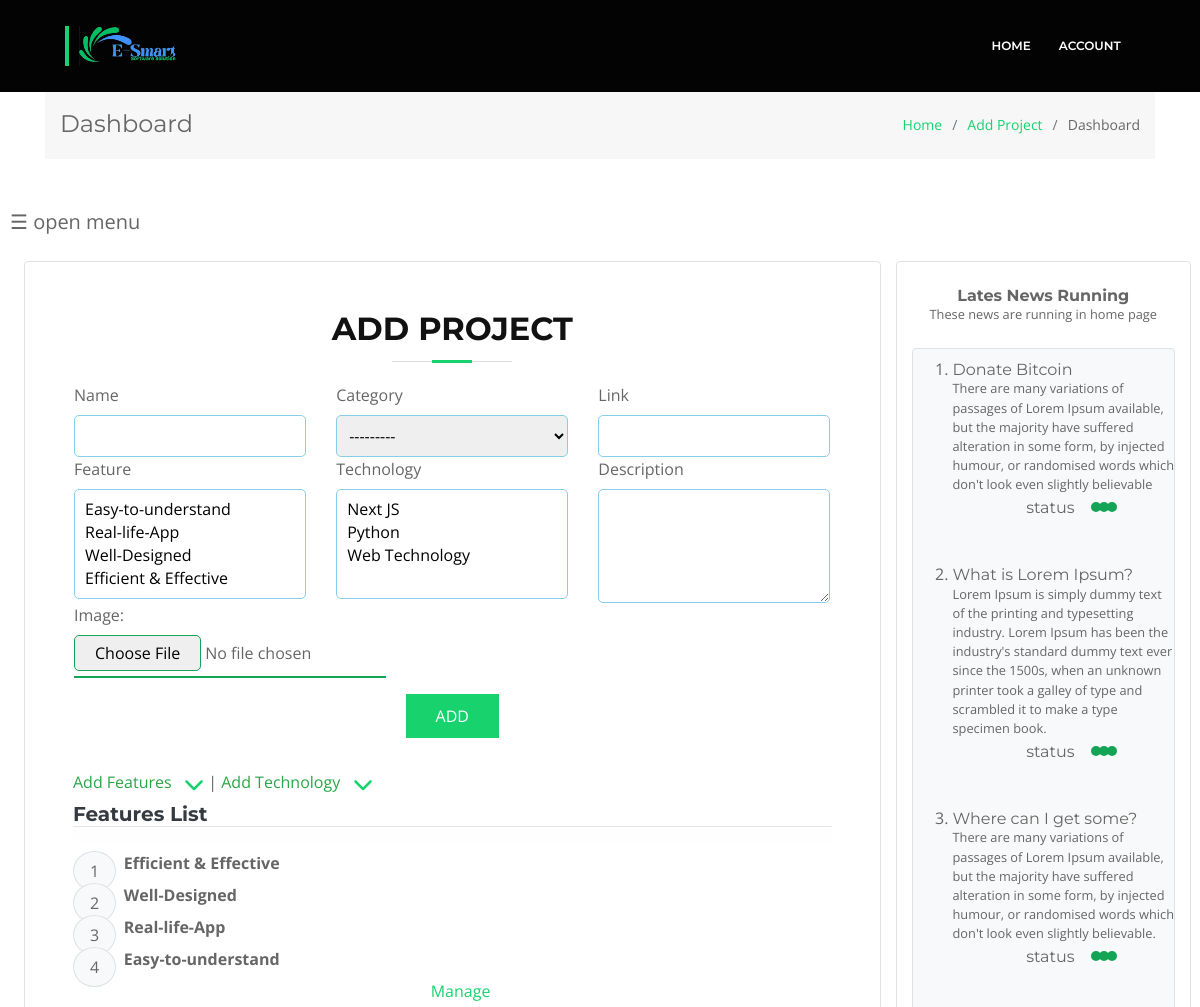
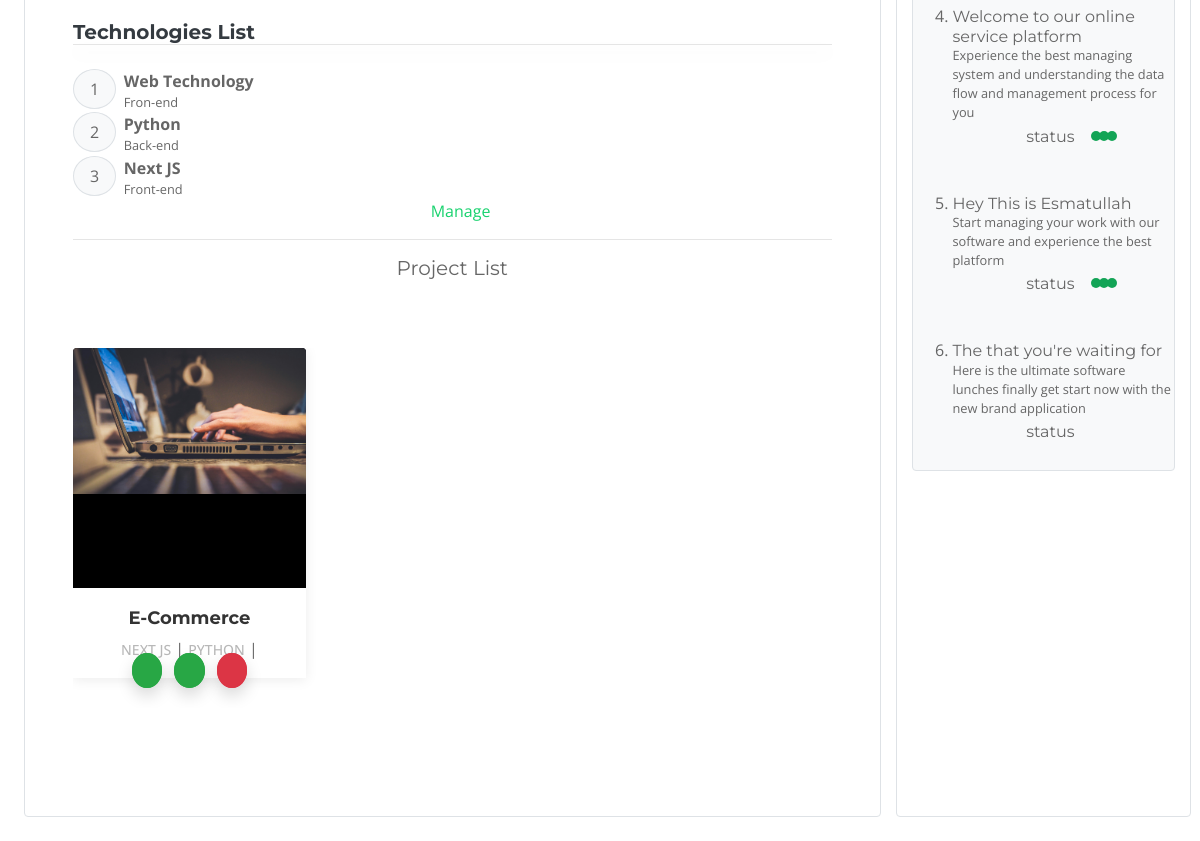
/dashboard/route/5, run on the app's committed database (2 pictures, top to bottom).
### blog/models.py (models this page shows, shortened)
class Feature(models.Model):
    name = models.CharField(max_length=100)
    def __str__(self):
        return self.name

class Technology(models.Model):
    name = models.CharField(max_length=100)
    type = models.CharField(max_length=100)
    def __str__(self):
        return self.name

class ProjectImage(models.Model):
    project = models.ForeignKey(Project, null=True, blank=True, on_delete=models.CASCADE)
    image = models.ImageField(default='default.jpg', upload_to="project_images")

class Project(models.Model):
    CATEGORY_CHOICES = [
        ('Business','Business'),
        ('Education','Education'),
        ('Social','Social'),
        ('Organization','Organization'),
    ]
    name = models.CharField(max_length=250)
    description = models.TextField(max_length=500)
    category = models.CharField(max_length=100, choices=CATEGORY_CHOICES)
    technology = models.ManyToManyField(Technology)
    feature = models.ManyToManyField(Feature)
    link = models.URLField()
    created_at = models.DateTimeField(auto_now=True)

class News(models.Model):
    headline = models.CharField(max_length=150)
    body_text = models.TextField(max_length=300)
    created_at = models.DateTimeField(auto_now=True)

### blog/views.py (the view)
# urls.py: path('dashboard/route/<flag>', views.dashboardRoute, name='dashboardRoute'),
def dashboardRoute(request, flag):
    contact_form = None
    skill_form = None
    skills = None
    info = None
    queries = None
    team_form = None
    team_member = None
    news_form = None
    news = News.objects.all().order_by('-created_at')
    project_form = None
    feature_form = None
    technology_form = None
    image_form = None
    features = None
    technologies = None
    project  = None
    user = None
    if flag == '1':
        contact_form = ContactForm()
        info = Contact.objects.all()
        flag = flag
    elif flag == '2':
        skill_form = SkillForm()
        skills = Skill.objects.all()
        print("HELLO")
        flag = flag
    elif flag == '3':
        queries = Query.objects.all().order_by('-id')
        flag = flag
    elif flag == '4':
        team_form = TeamForm()
        team_member = Team.objects.all()
        flag = flag
    elif flag == '5':
        flag == flag
        project_form = ProjectForm()
        feature_form = FeatureForm()
        technology_form = TechnologyForm()
        image_form = ProjectImageForm()
        features = Feature.objects.all().order_by("-id")
        technologies = Technology.objects.all().order_by("-id")
        project = Project.objects.all().order_by('-created_at')[:5]
    elif flag == '6':
        news_form = NewsForm()
        flag == flag
    elif flag == '7':
        user = User.objects.all()
        flag = flag
    context = {
        'users':user,
        'skill_form':skill_form,
        'contact_form':contact_form,
        'info':info,
        'skills':skills,
        'flag':flag,
        'queries':queries,
        'team_form':team_form,
        'team_member':team_member,
        'news_form':news_form,
        'news':news,
        'project_form':project_form,
        'feature_form':feature_form,
        'technology_form':technology_form,
        'image_form':image_form,
        'features':features,
        'technologies':technologies,
        'project':project,
    }
    return render(request, 'admin/dashboard.html', context)

### blog/forms.py
class ProjectForm(forms.ModelForm):
    class Meta:
        model = Project
        fields = ['name','category','link','feature','technology','description']
        widgets = {
            'technology': forms.SelectMultiple(attrs={'multiple':'multiple'}),
            'feature': forms.SelectMultiple(attrs={'multiple':'multiple'}),
            'description':forms.Textarea(attrs={'rows':4})
        }

class FeatureForm(forms.ModelForm):
    class Meta:
        model = Feature
        fields = "__all__"
        exclude = ("project",)
        widgets = {
            'name':forms.TextInput(attrs={
                'class':'form-control shadow-none mt-0',
                'placeholder':'Enter features..'
                })
        }

### templates/admin/dashboard.html (shortened to what this page needs)
{% load static %}
{% include '../links/link.html' %}
{% include '../forms/sub-header.html' %}
<div class="container">
   <section class="breadcrumbs">
    <div class="container">
      <div class="d-flex justify-content-between align-items-center">
        <h2>Dashboard</h2>
        <ol>
          <li><a href="{%  url 'index' %}">Home</a></li>
          <li><a href="{% url 'add_project' %}">Add Project</a></li>
          <li>Dashboard</li>
        </ol>
      </div>
    </div>
  </section>
</div>
<div class="">
    <span style="font-size:20px;cursor:pointer;margin-left: 10px;" onclick="openNav()">&#9776; open menu</span>
    <section id="main-section" class="p-4">
        <div class="row">
            <div class="col-md-9 col-lg-9 col-sm-12">
            {% if flag == '1' %}
            {% include 'admin/contact.html' %}
            {% elif flag == '2' %}
            {% include 'admin/skill.html' %}
            {% elif flag == '3' %}
            {% include 'admin/query.html' %}
            {% elif flag == '4' %}
            {% include 'admin/add_team.html' %}
            {% elif flag == '5' %}
            {% include 'admin/add_project_form.html' %}
            {% elif flag == '6' %}
            {% include 'admin/publish_news.html' %}
            {% elif flag == '7' %}
            {% include 'admin/manage_user.html' %}
            {% endif %}
            </div>
            <div class="col-md-3 col-lg-3 col-sm-12 bg-white border rounded ">
                <div class="py-4 text-center ">
                    <h6 class="font-weight-bold p-0 m-0">
                        Lates News Running
                    </h6>
                    <small>These news are running in home page </small>
                </div>
                {% if news %}
                    <ol class="bg-light border rounded py-2">
                    {% for new in news %}
                    <li>
                        <h6 class="p-0 m-0">{{new.headline}}</h6>
                        <small>{{new.body_text}}</small>
                        <h5>
                            <a href="{% url 'delete_news' new.id %}" class="confirm-delete">
                                <i class="icofont-ui-delete mr-3 text-danger"></i>
                            </a>
                            <a href="{% url 'update_news' new.id %}"><i class="icofont-law-document"></i></a>
                            <small class="ml-3 mr-2">status</small>
                            {% if not forloop.counter > 5 %}
                            <div class="typing d-inline px-5">
                                <span class="m-2"></span>
                                <span class="my-2 mx-3"></span>
                                <span class="my-2 ml-4"></span>
                            </div>
                            {% else %}
                            <div class="d-inline">
                                <i class="icofont-spinner-alt-3"></i>
                            </div>
                            {% endif %}
                        </h5>
                    </li>
                    {% endfor %}
                    </ol>
                {% endif %}
            </div>
        </div>
    </section>
</div>

### templates/admin/add_project_form.html (shortened to what this page needs)
{% load static %}
{% include '../links/link.html' %}
{% include '../forms/sub-header.html' %}
<section class="rounded border p-5">
    <div class="section-header mb-3">
        <h3>Add Project</h3>
    </div>
    <div class="row">
        <form action="{% url 'add_project' %}" enctype="multipart/form-data" method="POST" class="px-3 w-full" >
            <div class="row">
            {% for field in project_form %}
            <div class="col-lg-4 col-md-4 col-sm-12">
                <label>{{field.label}}</label>
                {{field}}
            </div>
            {% endfor %}
            </div>
            {{image_form}}
            <div class="text-center my-3">
                <button type="submit">ADD</button>
            </div>
        </form>
    </div>
    <div>
        <span class="feature-opener cursor-pointer text-success">Add Features &nbsp;
            <svg xmlns="http://www.w3.org/2000/svg" height="20" width="20" id="svgRotate"
                viewBox="0 0 512 512">
                <path fill="#18d26e"
                d="M233.4 406.6c12.5 12.5 32.8 12.5 45.3
                0l192-192c12.5-12.5 12.5-32.8 0-45.3s-32.8-12.5-45.3
                0L256 338.7 86.6 169.4c-12.5-12.5-32.8-12.5-45.3 0s-12.5 32.8 0 45.3l192 192z"/>
            </svg>
        </span> |
        <span class="technology-opener cursor-pointer text-success">Add Technology &nbsp;
            <svg xmlns="http://www.w3.org/2000/svg" height="20" width="20" id="svgRotatet"
                viewBox="0 0 512 512">
                <path fill="#18d26e"
                d="M233.4 406.6c12.5 12.5 32.8 12.5 45.3
                0l192-192c12.5-12.5 12.5-32.8 0-45.3s-32.8-12.5-45.3
                0L256 338.7 86.6 169.4c-12.5-12.5-32.8-12.5-45.3 0s-12.5 32.8 0 45.3l192 192z"/>
            </svg>
        </span>
    </div>
    <div class="pt-2">
        <h5 class="font-weight-bold text-dark m-0 p-0">Features List</h5>
    </div>
    {% if features %}
    <div class="feature mb-3">
        <hr class="shadow p-0 mt-0 mb-4">
        {% for feature in features %}
        <div class="row">
            <div class="col-1 pt-2">
                <span class="bg-light px-3 py-2 rounded-circle border border-secondary-subtle">{{forloop.counter}}</span>
            </div>
            <div class="col-11 px-0">
                <span class="font-weight-bold">{{feature.name}}</span>
            </div>
        </div>
        {% endfor %}
        <div class="text-center">
            <a href="{% url 'manage_feature_technology' 'f' %}"><i class="icofont-gear"></i>&nbsp;Manage</a>
        </div>
    </div>
    {% else %}
    <div class=" m-0 p-0">
        <hr class="shadow m-0 p-0">
        <h6 class="text-dark m-0 p-0">No feature found. <span class="text-success">Let's create!</span></h6>
        <small>click on the Add featue and start adding new feature.</small>
    </div>
    {% endif %}
    <div class="pt-2">
        <h5 class="font-weight-bold text-dark m-0 p-0">Technologies List</h5>
    </div>
    {% if technologies %}
    <div class="feature">
        <hr class="shadow p-0 mt-0 mb-4">
        {% for technology in technologies %}
        <div class="row">
            <div class="col-1 pt-2">
                <span class="bg-light px-3 py-2 rounded-circle border border-secondary-subtle">{{forloop.counter}}</span>
            </div>
            <div class="col-11 px-0">
                <span class="font-weight-bold">{{technology.name}}</span>
                <span class="d-block"><small>{{technology.type}}</small></span>
            </div>
        </div>
        {% endfor %}
        <div class="text-center">
            <a href="{% url 'manage_feature_technology' 't' %}"><i class="icofont-gear"></i>&nbsp;Manage</a>
        </div>
    </div>
    {% else %}
    <p>
        <hr class="shadow m-0 p-0">
        <h6 class="text-dark m-0 p-0">No technology found. <span class="text-success">Let's create!</span></h6>
        <small>click on the Add technology and start adding new technology.</small>
    </p>
    {% endif%}
    <hr>
    <h5 class="my-2 text-center">
        Project List
    </h5>
    {% if project %}
    <section id="portfolio">
        <div class="row portfolio-container" data-aos="fade-up" data-aos-delay="200">
            {% for app in project %}
            <div class="col-lg-4 col-md-6 portfolio-item filter-web">
                <div class="portfolio-wrap">
                  <figure>
                      {% for img in app.projectimage_set.all %}
                      {% if forloop.counter == 1 %}
                      <img src="{{img.image.url}}" class="img-fluid" alt="">
                      {% endif %}
                      {% endfor %}
                  </figure>
                  <div class="portfolio-info">
                    <h4><a href="{% url 'project_view' app.id %}">{{app.name}}</a></h4>
                    {% for tech in app.technology.all %}
                    <p class="d-inline">{{tech.name}}</p> |
                    {% endfor %}
                    <h6>
                        <a href="{% url 'add_project' %}" class="text-white"><i class="icofont-ui-add rounded-circle bg-success border border-success shadow p-2 m-1"></i></a>
                        <a href="{% url 'upload_image' app.id %}" class="text-white"><i class="icofont-pencil-alt-2 rounded-circle bg-success border border-success shadow p-2 m-1"></i></a>
                        <a href="{% url 'delete_project' app.id %}" class="text-white confirm-delete"><i class="icofont-ui-delete rounded-circle bg-danger border border-danger shadow p-2 m-1"></i></a>
                      </h6>
                  </div>
                </div>
              </div>
            {% endfor %}
        </div>
    </section>
    {% endif %}
</section>

### blog/static/css/style.css (style rules this page uses)
.cursor-pointer { cursor: pointer; }
input[type="file"] { border-bottom: 2px solid #13a456; padding-bottom: 5px; display: block; }
label { font-size: 16px; }
select, textarea, input[type='number'], input[type='url'], input[type='email'], input[type='password'], input[type='text'] { padding: 8px; border: 1px solid skyblue; border-radius: 5px; width: 100%; }
a { color: #18d26e; transition: 0.5s; }
p { padding: 0; margin: 0 0 30px 0; }
h1, h2, h3, h4, h5, h6 { font-family: "Montserrat", sans-serif; font-weight: 400; margin: 0 0 20px 0; padding: 0; }
section { overflow: hidden; }
.section-header h3 { font-size: 32px; color: #111; text-transform: uppercase; text-align: center; font-weight: 700; position: relative; padding-bottom: 15px; }
.section-header h3::before { content: ''; position: absolute; display: block; width: 120px; height: 1px; background: #ddd; bottom: 1px; left: calc(50% - 60px); }
.section-header h3::after { content: ''; position: absolute; display: block; width: 40px; height: 3px; background: #18d26e; bottom: 0; left: calc(50% - 20px); }
.breadcrumbs { padding: 20px 0; background-color: #f7f7f7; min-height: 40px; margin-top: 90px; }
.breadcrumbs h2 { font-size: 24px; margin-bottom: 0; font-weight: 400; }
.breadcrumbs ol { display: flex; flex-wrap: wrap; list-style: none; padding: 0; margin: 0; font-size: 14px; }
.breadcrumbs ol li + li { padding-left: 10px; }
.breadcrumbs ol li + li::before { display: inline-block; padding-right: 10px; color: #6c757d; content: "/"; }
#portfolio { padding: 60px 0; }
#portfolio .portfolio-wrap { box-shadow: 0px 2px 12px rgba(0, 0, 0, 0.08); transition: 0.3s; }
#portfolio .portfolio-item { position: relative; height: 360px; overflow: hidden; }
#portfolio .portfolio-item figure { background: #000; overflow: hidden; height: 240px; position: relative; border-radius: 4px 4px 0 0; margin: 0; }
#portfolio .portfolio-item .portfolio-info { background: #fff; text-align: center; padding: 30px; height: 90px; border-radius: 0 0 3px 3px; }
#portfolio .portfolio-item .portfolio-info h4 { font-size: 18px; line-height: 1px; font-weight: 700; margin-bottom: 18px; padding-bottom: 0; }
#portfolio .portfolio-item .portfolio-info h4 a { color: #333; }
#portfolio .portfolio-item .portfolio-info p { padding: 0; margin: 0; color: #b8b8b8; font-weight: 500; font-size: 14px; text-transform: uppercase; }
button[type="submit"] { background: #18d26e; border: 0; padding: 10px 30px; color: #fff; transition: 0.4s; cursor: pointer; }

### data on the page
Feature: name "Efficient & Effective"
Feature: name "Well-Designed"
Feature: name "Real-life-App"
Feature: name "Easy-to-understand"
Technology: name "Web Technology", type "Fron-end"
Technology: name "Python", type "Back-end", name "PYTHON"
Technology: name "Next JS", type "Front-end", name "NEXT JS"
Project: name "E-Commerce"
ProjectImage: image (picture)
News: headline "Donate Bitcoin", body_text "There are many variations of passages of Lorem Ipsum available, but the majority have suffered alteration in some form, by injected humour, or randomised words which don't look even slightly believable"
News: headline "What is Lorem Ipsum?", body_text "Lorem Ipsum is simply dummy text of the printing and typesetting industry. Lorem Ipsum has been the industry's standard dummy text ever since the 1500s, when an unknown printer took a galley of type and scrambled it to make a type specimen book."
News: headline "Where can I get some?", body_text "There are many variations of passages of Lorem Ipsum available, but the majority have suffered alteration in some form, by injected humour, or randomised words which don't look even slightly believable."
News: headline "Welcome to our online service platform", body_text "Experience the best managing system and understanding the data flow and management process for you"
News: headline "Hey This is Esmatullah", body_text "Start managing your work with our software and experience the best platform"
News: headline "The that you're waiting for", body_text "Here is the ultimate software lunches finally get start now with the new brand application"

### other printed values
{{ field.label }} "Name" "Category" "Link" "Feature" "Technology" "Description"
